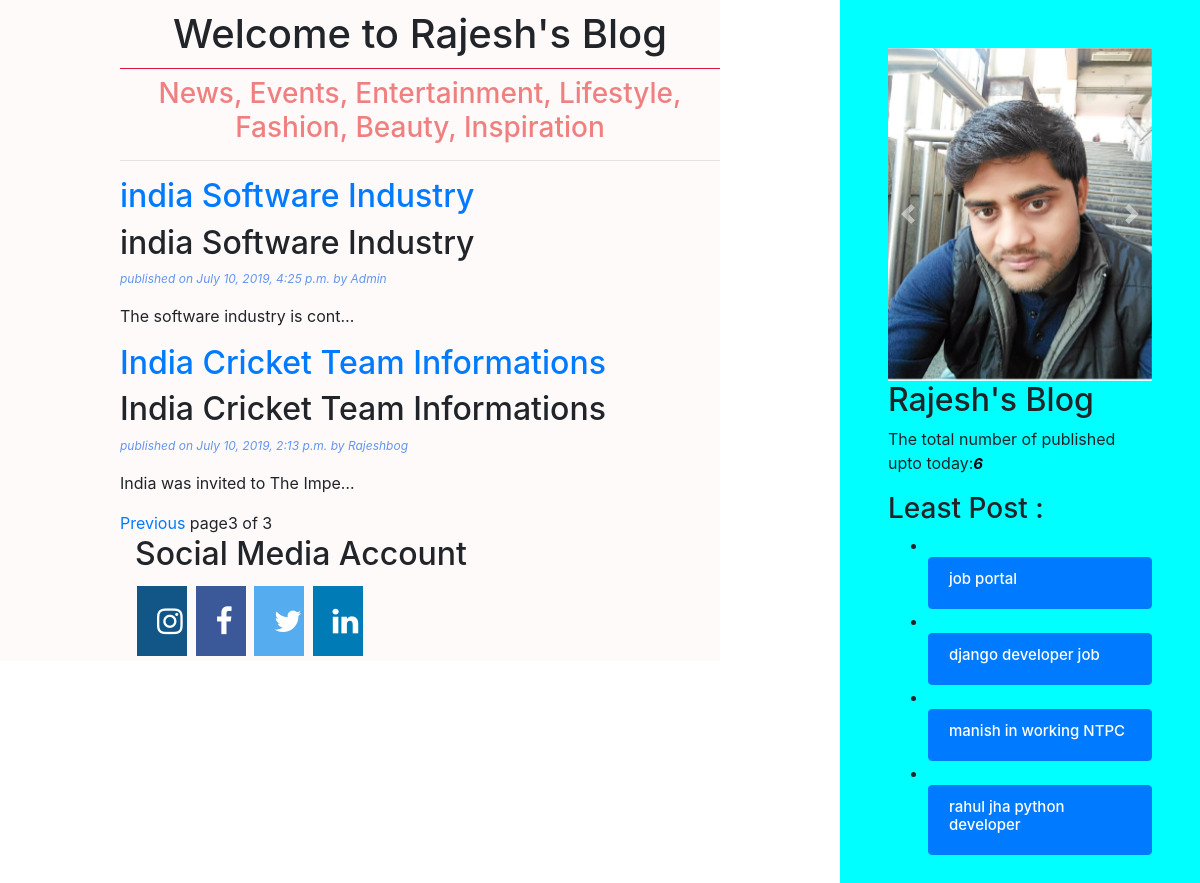
/?page=3, run on the app's committed database.
### app_blog/models.py (models this page shows, shortened)
class Post(models.Model):
    STATUS_CHOICES=(('draft','Draft'),('published','Published'))
    title=models.CharField(max_length=250)
    slug=models.SlugField(max_length=260,unique_for_date='publish')
    author=models.ForeignKey(User, related_name='blog_posts',on_delete=models.PROTECT)
    body=models.TextField()
    publish=models.DateTimeField(default=timezone.now)
    created=models.DateTimeField(auto_now_add=True)
    updated=models.DateTimeField(auto_now=True)
    status=models.CharField(max_length=100,choices=STATUS_CHOICES ,default='draft')
    objects=CustomManager() #when you should be call qs then only u have to display publish post is call custom manager
    tags=TaggableManager() #tag is manage to all post
    class Meta:
        ordering=('-publish',)
    def get_absolute_url(self):
        return reverse('post_detail',args=[self.publish.year,self.publish.strftime('%m'),self.publish.strftime('%d'),self.slug])

### app_blog/views.py (the view)
# urls.py: url(r'^$',views.post_list_view),
def post_list_view(request):
    post_list=Post.objects.all()
    paginator=Paginator(post_list,2)
    page_number=request.GET.get('page')
    try:
        post_list=paginator.page(page_number)
    except PageNotAnInteger:
        post_list=paginator.page(1)
    except EmptyPage:
        post_list=Paginator.page(Paginator.num_pages)
    return render(request,'blog/post_list.html',{'post_list':post_list})

### app_blog/models.py (called while the page is built)
    def get_queryset(self):         #one method is  call
        return super().get_queryset().filter(status='published')

### app_blog/templatetags/blog_tags.py (called while the page is built)
@register.simple_tag
def total_post():
    return Post.objects.count()

@register.inclusion_tag('blog/least_post123.html')
def show_least_posts(count=4):
    least_post=Post.objects.order_by('-publish')[:count]
    return {'least_post':least_post}

### templates/blog/post_list.html (shortened to what this page needs)
<!DOCTYPE html>
<head>
<link rel="stylesheet" href="https://cdnjs.cloudflare.com/ajax/libs/font-awesome/4.7.0/css/font-awesome.min.css">
</head>
<body>
{% extends 'blog/base.html' %}
     {% block content %}
         <h1>Welcome to Rajesh's Blog</h1>
         <h3 style="color: lightcoral; text-align: center">News, Events, Entertainment, Lifestyle, Fashion, Beauty, Inspiration </h3><hr>
         {% for post in post_list %}
            <a href="{{ post.get_absolute_url }}"> <h2>{{ post.title }}</h2></a>
             <h2> {{ post.title }}</h2>
           <p id="date">  published on {{ post.publish }} by {{ post.author|title }}</p>
             {{ post.body|truncatechars:30 |linebreaks }}
         {% endfor %}
         {% include 'blog/paginator.html' with page=post_list %}
         <div class="container" style="border: #55ACEE">
         <h2>Social Media Account</h2>
<a href="#" class="fa fa-instagram"></a>
<a href="#" class="fa fa-facebook"></a>
<a href="https://twitter.com/rajesh224kr" class="fa fa-twitter"></a>
<a href="https://www.linkedin.com/in/rajesh-5857b5118/" class="fa fa-linkedin"></a>
</div>
     {% endblock %}

### templates/blog/base.html (shortened to what this page needs)
<!DOCTYPE html>
{% load blog_tags %}
{% load staticfiles %}
<html lang="en">
<head>
    <link rel="stylesheet" href="{% static "css/blog.css" %}">
     <link rel="stylesheet" href="https://stackpath.bootstrapcdn.com/bootstrap/4.3.1/css/bootstrap.min.css">
</head>
<body>
    <div class="content">
        {% block content %}{% endblock %}
    </div>
    <div class ='sidebar'>
        <div id="carouselExampleControls" class="carousel slide" data-ride="carousel">
  <div class="carousel-inner">
    <div class="carousel-item active">
      <img src="{% static 'image/rajesh.png' %}" class="d-block w-100" alt="...">
    </div>
  </div>
  <a class="carousel-control-prev" href="#carouselExampleControls" role="button" data-slide="prev">
    <span class="carousel-control-prev-icon" aria-hidden="true"></span>
  </a>
  <a class="carousel-control-next" href="#carouselExampleControls" role="button" data-slide="next">
    <span class="carousel-control-next-icon" aria-hidden="true"></span>
  </a>
</div>
        <h2>Rajesh's Blog</h2>
        <p> The total number of published upto today:<span style="font-size: 15px;color: black;font-style: italic;font-weight: bold">{%total_post %}</span></p>
        <h3>Least Post :</h3>{% show_least_posts %}
    </div>
</body>
</html>

### templates/blog/paginator.html (shortened to what this page needs)
<div class="paginator">
        {% if page.has_previous %}
            <a href="?page={{ page.previous_page_number }}">Previous</a>
            {% endif %}
   <span> page{{ page.number }} of {{ page.paginator.num_pages }}</span>&nbsp&nbsp
</div>

### templates/blog/least_post123.html (shortened to what this page needs)
<!DOCTYPE html>
<html lang="en">
<head>
</head>
<body>
        <ul>
            {% for post in least_post %}
          <li>
     <div class="list-group">&nbsp&nbsp
          <a href="{{ post.get_absolute_url }}" class="list-group-item list-group-item-action active">
           <h2 style="font-size: 15px">{{ post.title }}</h2>
          </a>
     </div>
          </li>
            {% endfor %}
        </ul>
</body>
</html>

### static/css/blog.css (style rules this page uses)
.content { width: 60%; float: left; padding: 0 0 0 10%; background: snow; }
.sidebar { width: 30%; float: right; padding: 4%; background: aqua; height: 100%; }
h1 { text-align: center; border-bottom:1px solid crimson; padding: 10px; }
body { color: white; background: url("https://images.unsplash.com/photo-1503756234508-e32369269deb?ixlib=rb-1.2.1&ixid=eyJhcHBfaWQiOjEyMDd9&auto=format&fit=crop&w=1350&q=80"); }
#date { color: cornflowerblue; font-size: 12px; font-style: italic; }

### templates/blog/post_list.html (style rules this page uses)
.fa { padding: 20px; font-size: 30px; width: 50px; text-align: center; text-decoration: none; margin: 5px 2px; }
.fa-facebook { background: #3B5998; color: white; }
.fa-twitter { background: #55ACEE; color: white; }
.fa-linkedin { background: #007bb5; color: white; }
.fa-instagram { background: #125688; color: white; }

### data on the page
Post: title "india Software Industry", publish "July 10, 2019, 4:25 p.m.", author "Admin", body "The software industry is cont…"
Post: title "India Cricket Team Informations", publish "July 10, 2019, 2:13 p.m.", author "Rajeshbog", body "India was invited to The Impe…"
Post: title "job portal"
Post: title "django developer job"
Post: title "manish in working NTPC"
Post: title "rahul jha python developer"

### other printed values
{{ page.number }} "3"
{{ page.paginator.num_pages }} "3"
